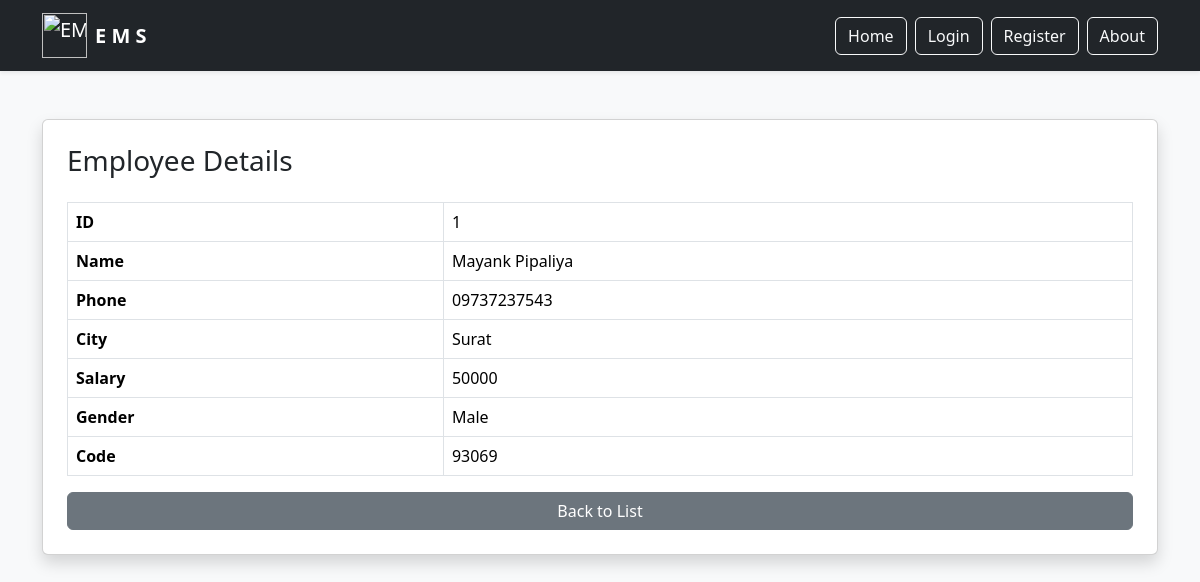
The page /view-employee.php?id=1 on the database its author committed.
### tables this page shows
CREATE TABLE `emp` (
  `id` int(11) NOT NULL,
  `name` varchar(255) NOT NULL,
  `phone` varchar(255) NOT NULL,
  `city` varchar(255) NOT NULL,
  `salary` varchar(255) NOT NULL,
  `gender` tinyint(2) NOT NULL,
  `user_id` varchar(255) NOT NULL,
  `code` varchar(255) NOT NULL
);

### view-employee.php (the view, shortened to what this page needs)
<?php
include "connection.php";
include "navbar.php";
$id = (int) $_GET['id'];
$query = "SELECT * FROM emp WHERE id = $id";
$result = mysqli_query($conn, $query);
$row = mysqli_fetch_assoc($result);
?>
<!DOCTYPE html>
<html>
<head>
<link href="https://cdn.jsdelivr.net/npm/bootstrap@5.3.8/dist/css/bootstrap.min.css" rel="stylesheet">
</head>
<body class="bg-light">
<div class="container mt-5">
<div class="card shadow p-4">
<h3 class="mb-4">Employee Details</h3>
<table class="table table-bordered">
<tr><th>ID</th><td><?= $row['id']; ?></td></tr>
<tr><th>Name</th><td><?= $row['name']; ?></td></tr>
<tr><th>Phone</th><td><?= $row['phone']; ?></td></tr>
<tr><th>City</th><td><?= $row['city']; ?></td></tr>
<tr><th>Salary</th><td><?= $row['salary']; ?></td></tr>
<tr><th>Gender</th><td> <?php
if($row['gender'] == 0){
    echo("Male");
}elseif($row['gender'] == 1){
    echo("Female");
}else{
    echo("other");
}
?></td></tr>
<tr><th>Code</th><td><?= $row['code']; ?></td></tr>
</table>
<a href="employee-list.php" class="btn btn-secondary">Back to List</a>
</div>
</div>
</body>
</html>

### rows shown on the page
emp: id "1", name "Mayank Pipaliya", phone "09737237543", city "Surat", salary "50000", code "93069"
